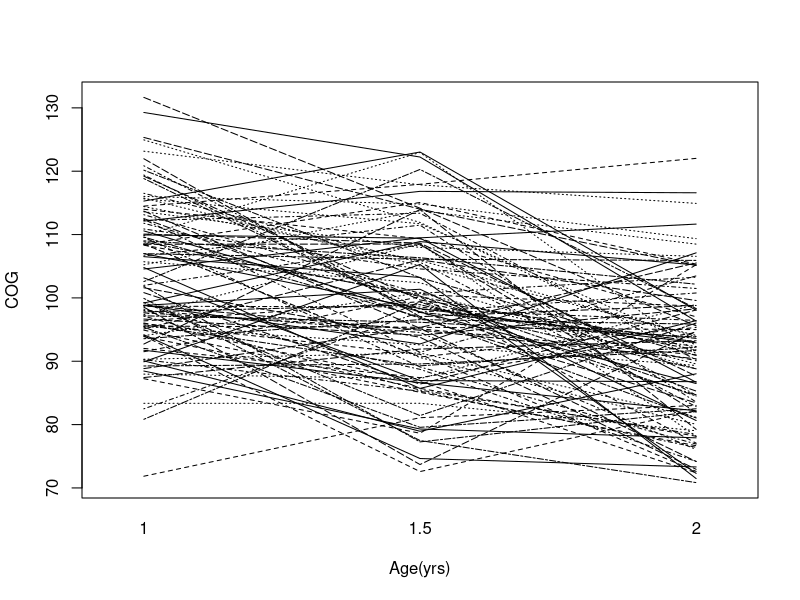
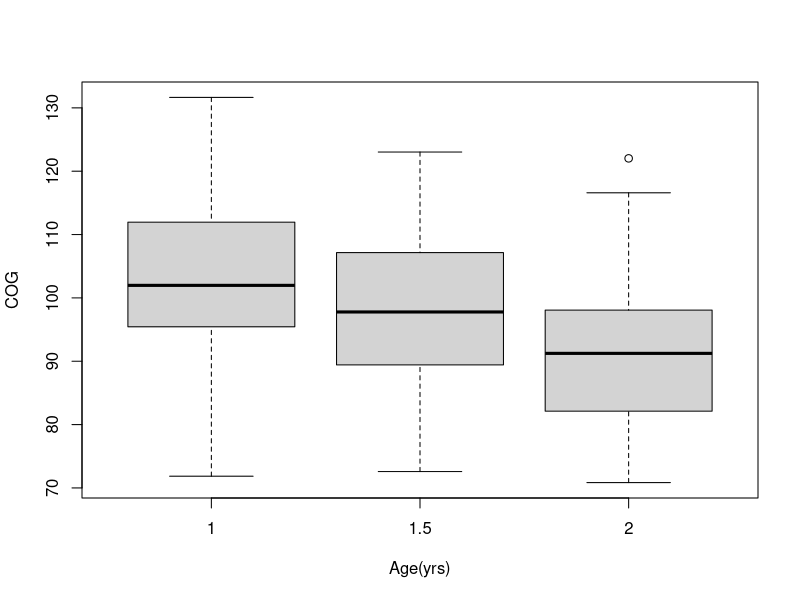
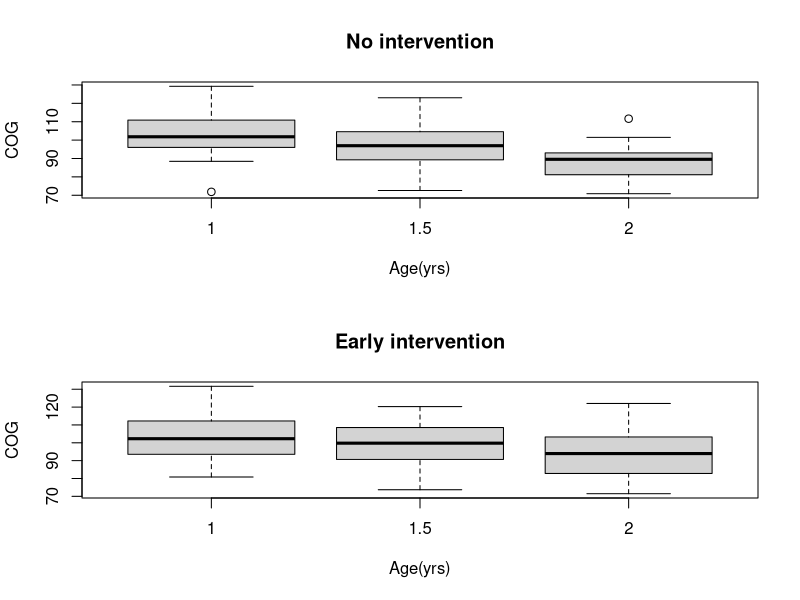
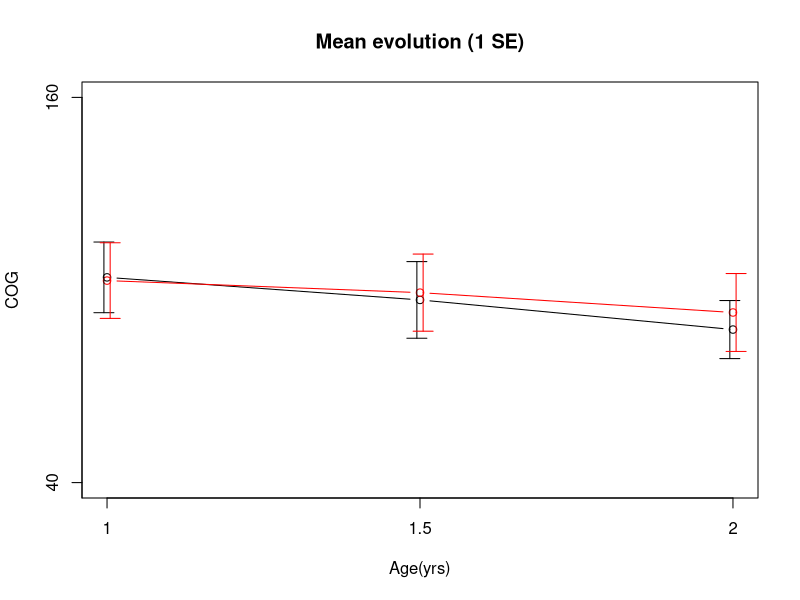

Generate these figures, in order, with R: (Note: this script raises an error after producing the figures.)
# libraries
pkg=c("xtable", "ggplot2")

install_or_load <- function(name){
  if (!is.element(name, installed.packages()[,1]))
    install.packages(name, dep = TRUE)
  require(name, character.only = TRUE)
}

for (i in pkg){
  install_or_load(i)
}


setwd("/home/sid/Dev/ISLRLabs/mixed_models/")
early.int1 <- read.table("../datasets/earlyint.txt", header=TRUE, sep=",")
# early.int1 <- xtable(early.int1[1:24,])
head(early.int1)
attach(early.int1)

## spaghetti plot
n <- length(unique(id))
interaction.plot(age,id,cog,xlab="Age(yrs)", ylab="COG", legend=F)

## descriptive statistics
early.mean <- tapply(cog, list(age,program), mean)
early.sd <- tapply(cog, list(age,program), sd)
early.var <- tapply(cog, list(age,program),var)
early.n <- table(age,program)

boxplot(cog~age, xlab="Age(yrs)",ylab="COG")
par(mfrow=c(2,1))
boxplot(cog[program==0]~age[program==0], main="No intervention", xlab="Age(yrs)",ylab="COG")
boxplot(cog[program==1]~age[program==1], main="Early intervention", xlab="Age(yrs)",ylab="COG")

## error bars plotting
errbar <- function(x,y,height,width,lty=1,col="black"){
  arrows(x, y, x, y+height, angle=90, length=width, lty=lty, col=col)
  arrows(x, y, x, y-height, angle=90, length=width, lty=lty, col=col)
}

par(mfrow=c(1,1))
plot(age[id==1], early.mean[,1], type="b", xlim=c(1,2), ylim=c(40,160), xlab="Age(yrs)", ylab="COG", axes=FALSE,
     main="Mean evolution (1 SE)")
axis(side=1, at=c(1,1.5,2), labels=c(1,1.5,2))
axis(side=2, at=c(40,160,20))

box()
points(age[id==1], early.mean[,2], type="b", col="red")
errbar(age[id==1]-.005, early.mean[,1], early.sd[,1], .1)
errbar(age[id==1]+.005, early.mean[,2], early.sd[,2], .1, col="red")

## correlation
early.int2 <- reshape(early.int1, timevar="age", idvar= c("id", "program"), direction="wide")
head(early.int2)
cor(early.int2[,3:5]) # correlation decays over time (makes sense)

## first level, linear regressions visualisation
# creation of time var (centering?)
early.int1$age0 <- early.int1$age - 1

cf <- sapply(early.int1$id, function(x){coef(lm(cog~age0, data=subset(early.int1, id==x)))})
Sx <- reorder(early.int1$id, cf[1,])
xyplot(cog~age0|Sx, groups=program, data=early.int1,
       type=c('p', 'r'), auto.key=TRUE, aspect="xy",
       par.settings=list(axis.text=list(cex=0.6),
                         fontsize=list(text=8, points=10)),
       scales=list(x=list(at=c(0,0.5,1), labels=c("0", "0.5", "1"))))

# visualization of distribution of slopes, intercept, R²
# coef
lin.reg.coef <- by(early.int1, early.int1$id, function(data){coef(lm(cog~age0, data=data))})
lin.reg.coef1 <- unlist(lin.reg.coef)
names(lin.reg.coef1) <- NULL
lin.reg.coef2 <- matrix(lin.reg.coef1, length(lin.reg.coef1)/2, 2, byrow= TRUE)
# R²
lin.reg.r.squared <- by(early.int1, early.int1$id, function(data){summary(lm(cog~age, data=data))$r.squared})
lin.reg.r.squared1 <- as.vector(unlist(lin.reg.r.squared))
par(mfrow=c(3,1))
hist(lin.reg.coef2[,1], xlab="Intercept", col="lightblue", main="Histogram of individual intercept")
hist(lin.reg.coef2[,2], xlab="Slope", col="lightblue", main="Histogram of individual slopes")
hist(lin.reg.r.squared1, xlab="Rsq", col="lightblue", main="Histogram of individual Rsq")
